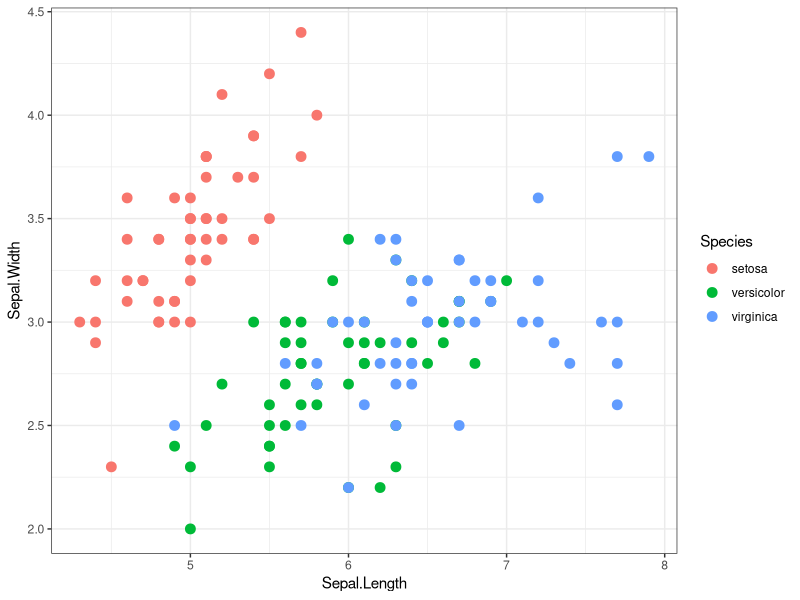

Reproduce this figure in R.
library(ggplot2)

# Utilitzarem les dades iris
iris
require(ggplot2)

# Fem un pair plot de les dades iris
ggplot(iris) +
  geom_point(aes(x=Sepal.Length, y=Sepal.Width, color=Species), size = 3) +
  theme_bw()

